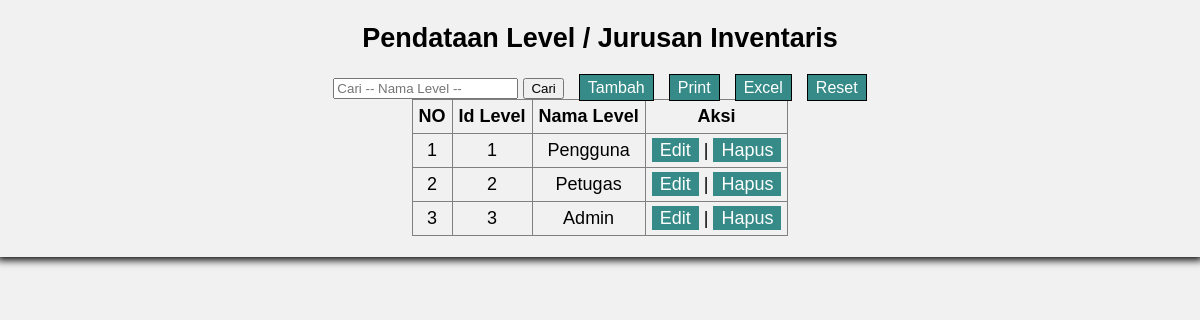
/admin/level/level_tampil.php, run on the app's committed database.
### tables this page shows
CREATE TABLE `level` (
  `id_level` int(11) NOT NULL,
  `nama_level` varchar(30) NOT NULL
);

### admin/level/level_tampil.php (the view, shortened to what this page needs)
<?php
	include_once("../conf/koneksi.php");
	$query= "SELECT * FROM level";
	$hasil = mysqli_query($conn, $query);
 ?>
 <!DOCTYPE html>
 <html>
 <head>
 	<link rel="stylesheet" type="text/css" href="../../css/foll.css">
 </head>
 <body>
 	<div class="ruang">
 	<center>
 		<h2>Pendataan Level / Jurusan Inventaris</h2>
 		<form action="" method="POST">
 			<input type="text" name="keywoard" placeholder="Cari -- Nama Level --" autofocus="">
 		<button name="cari" type="submit">Cari</button>
 		<a href="level/level_tambah.php">Tambah</a>
 		<a href="level/level_cetak.php" target="_blank">Print</a>
 		<a href="level/level_excel.php" target="_blank">Excel</a>
 		<a href="level/reset.php">Reset</a>
 		</form>
 		<table border="1" align="center">
 			<tr>
 				<th>NO</th>
 				<th>Id Level</th>
 				<th>Nama Level</th>
 				<th>Aksi</th>
 			</tr>
 			<?php
 				$nomor = 1;
 				while ($data = mysqli_fetch_array($hasil)) {
 					?>
 						<tr>
 							<td><?php echo $nomor; ?></td>
 							<td><?php echo $data['id_level']; ?></td>
 							<td><?php echo $data['nama_level']; ?></td>
 							<td>
 							<a class="a" href="level/level_edit.php?id= <?php echo $data['id_level']; ?>">Edit</a>  |
 							<a class="a" href="level/level_hapus.php?id= <?php echo $data['id_level'] ?>" onclick = "return confirm(Apakah Anda yakin ingin menghapus <?php echo $data['nama_level']; ?>)">Hapus</a>
 						</td>
 						</tr>
 					<?php $nomor++;
 				}
 			 ?>
 		</table>
 	</center>
 	</div>
 	<br>
 </body>
 </html>

### css/foll.css (style rules this page uses)
body { color: black; font-family: Arial, Helvetica, -serif; font-size: 18px; background-color: #f1f1f1; box-shadow: 0 0 8px 3px black; margin: 0; }
* { box-sizing: border-box; }
table th, td { padding: 6px; }
.ruang { padding-top: 1px; }
.ruang form a { background-color: #368a88; color: white; text-decoration: none; padding: 4px 8px; margin-left: 10px; border: 1px solid black; font-size: 16px; }
.ruang table { border-collapse: collapse; text-align: center; }
.ruang .a { background-color: #368a88; color: white; padding: 2px 8px; text-decoration: none; }

### data on the page
level: id_level "1", nama_level "Pengguna"
level: id_level "2", nama_level "Petugas"
level: id_level "3", nama_level "Admin"
